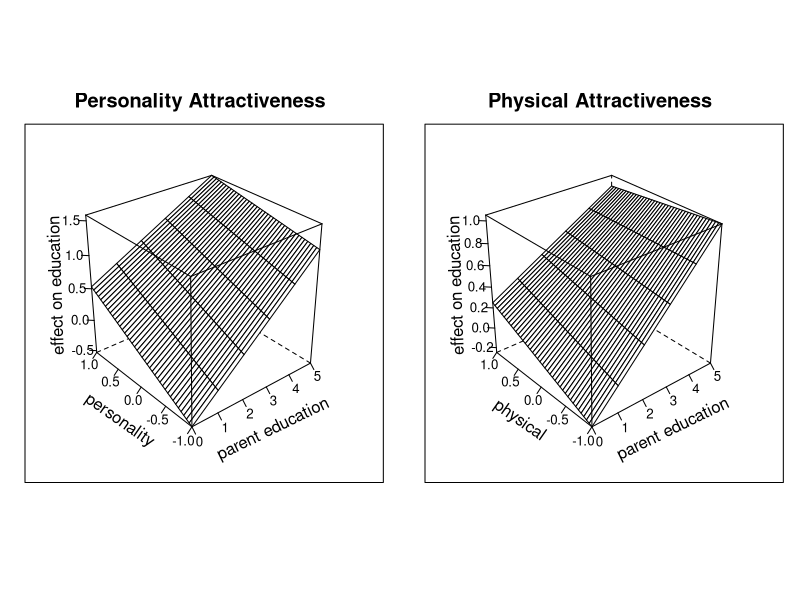

Recreate this plot in R.
### Figure 1 for attractiveness manuscript
### Author: S Bauldry
### Date: June 17, 2015

# Lattice graphics
library(lattice)

# parent education and latent personality
ped <- seq(0, 5)
per <- seq(-1, 1, .05)
grd1 <- expand.grid(ped = ped, per = per)
grd1$edu <- .28*grd1$ped + .53*grd1$per - .07*grd1$ped*grd1$per

ped <- seq(0, 5)
phy <- seq(-1, 1, .05)
grd2 <- expand.grid(ped = ped, phy = phy)
grd2$edu <- .20*grd2$ped + .25*grd2$phy - .06*grd2$ped*grd2$phy


left  <- wireframe( edu ~ ped * per, data = grd1, 
                    scales = list(arrows = F), 
                    xlab = list("parent education", rot = 26),
                    ylab = list("personality", rot = -35),
                    zlab = list("effect on education", rot = 92),
                    main = "Personality Attractiveness")

right <- wireframe( edu ~ ped * phy, data = grd2, 
                    scales = list(arrows = F), 
                    xlab = list("parent education", rot = 26),
                    ylab = list("physical", rot = -35),
                    zlab = list("effect on education", rot = 92),
                    main = "Physical Attractiveness")

print(left, split = c(1,1,2,1), more = T)
print(right, split = c(2,1,2,1))


